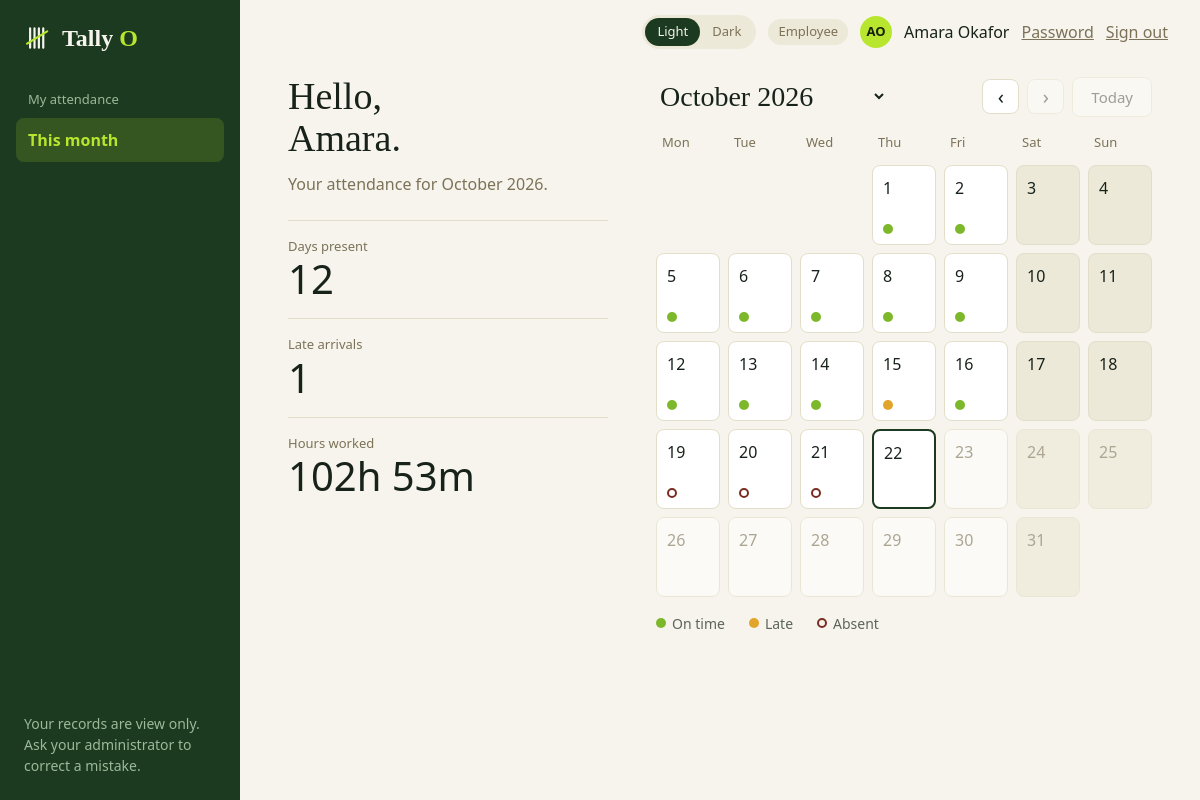
The app's page /portal (signed in) with its own data.
### tables this page shows
CREATE TABLE users (
    id            INTEGER PRIMARY KEY,
    username      TEXT    NOT NULL UNIQUE COLLATE NOCASE,  -- employees use their code
    full_name     TEXT    NOT NULL,
    role          TEXT    NOT NULL CHECK (role IN ('admin', 'hr', 'employee')),
    password_hash TEXT    NOT NULL,
    employee_id   INTEGER UNIQUE REFERENCES employees(id),
    is_active     INTEGER NOT NULL DEFAULT 1 CHECK (is_active IN (0, 1)),
    must_change_password INTEGER NOT NULL DEFAULT 0 CHECK (must_change_password IN (0, 1)),
    last_login_at TEXT,
    -- an employee account must point at an employee; the others must not
    CHECK ((role = 'employee') = (employee_id IS NOT NULL))
);

CREATE TABLE attendance (
    id          INTEGER PRIMARY KEY,
    employee_id INTEGER NOT NULL REFERENCES employees(id),
    work_date   TEXT    NOT NULL,
    check_in    TEXT    NOT NULL,
    check_out   TEXT,
    status      TEXT    NOT NULL CHECK (status IN ('on_time', 'late')),
    source      TEXT    NOT NULL DEFAULT 'card' CHECK (source IN ('card', 'manual')),
    note        TEXT,
    UNIQUE (employee_id, work_date),                    -- blocks duplicate records
    CHECK (check_out IS NULL OR check_out > check_in)   -- blocks invalid records
);

### portal.py (the view)
@bp.route("")
@employee_only
def home():
    conn, today = db.get_db(), date.today()
    employee_id = session["user"].get("employee_id")
    person = queries.get_employee(conn, employee_id) if employee_id else None
    if person is None:
        abort(403)
    joined_first = date.fromisoformat(person["joined_on"]).replace(day=1)
    first = max(queries.resolve_month(request.args.get("month"), today), min(joined_first, today.replace(day=1)))
    prev, nxt = queries.month_neighbours(first, today)
    if prev < joined_first:
        prev = None                                    # nothing exists before they joined
    return render_template(
        "portal_month.html", cal=queries.employee_calendar(conn, person["id"], first, today),
        first=first, month_label=first.strftime("%B %Y"), prev=prev, next_month=nxt,
        months=queries.month_options(joined_first, today), is_current=first == today.replace(day=1),
        first_name=person["full_name"].split()[0], person=person, **shell_context("This month"))

### app.py (called while the page is built)
@app.context_processor
def inject_globals():
    return {"APP_NAME": APP_NAME, "APP_TAGLINE": APP_TAGLINE,
            "csrf_token": auth.csrf_token, "safe_url": safe_url,
            "reader": reader.status()}

@app.after_request
def no_store_when_signed_in(response):
    if "user" in session and request.endpoint != "static":
        response.headers["Cache-Control"] = "no-store"
    return response

### auth.py (called while the page is built)
def csrf_token():
    if "csrf" not in session:
        session["csrf"] = secrets.token_hex(16)
    return session["csrf"]

def login_required(view):
    @wraps(view)
    def wrapped(*args, **kwargs):
        user = session.get("user")
        if not user:
            return redirect(url_for("auth.login"))
        row = get_db().execute("SELECT is_active, must_change_password FROM users WHERE id = ?",
                               (user["id"],)).fetchone()
        if row is None or not row["is_active"]:       # deactivated since they signed in
            session.clear()
            return redirect(url_for("auth.login"))
        if row["must_change_password"] and request.endpoint not in ("account.password", "auth.logout"):
            return redirect(url_for("account.password"))
        return view(*args, **kwargs)
    return wrapped

def role_required(*roles):
    def decorator(view):
        @wraps(view)
        @login_required
        def wrapped(*args, **kwargs):
            if session["user"]["role"] not in roles:
                abort(403)
            return view(*args, **kwargs)
        return wrapped
    return decorator

### db.py (called while the page is built)
def connect(path=DEFAULT_DB):
    Path(path).parent.mkdir(parents=True, exist_ok=True)
    conn = sqlite3.connect(str(path), isolation_level=None, timeout=10)  # we run transactions ourselves
    conn.row_factory = sqlite3.Row            # rows behave like dicts: row["name"]
    conn.execute("PRAGMA foreign_keys = ON")  # SQLite ignores foreign keys unless asked
    conn.execute("PRAGMA journal_mode = WAL") # readers don't block the writer
    return conn

def get_db():
    if "db" not in g:
        g.db = connect(current_app.config["DATABASE"])
    return g.db

### queries.py (called while the page is built)
def get_employee(db, employee_id):
    return db.execute("SELECT * FROM employees WHERE id = ?", (employee_id,)).fetchone()

def resolve_month(text, today):
    this_month = today.replace(day=1)
    m = _MONTH.match(text or "")
    if not m:
        return this_month
    first = date(int(m.group(1)), int(m.group(2)), 1)
    return min(max(first, date(2000, 1, 1)), this_month)

### templates/portal_month.html (shortened to what this page needs)
{% extends "app_shell.html" %}
{% block content %}
  <div class="portal-grid">
    <section>
      <h1 class="page-title">Hello,<br>{{ first_name }}.</h1>
      <p class="muted mt-3">Your attendance for {{ month_label }}.</p>
      <div class="portal-stats mt-5">
        <div class="stat"><div class="muted small">Days present</div><div class="stat-value">{{ cal.present }}</div></div>
        <div class="stat"><div class="muted small">Late arrivals</div><div class="stat-value">{{ cal.late }}</div></div>
        <div class="stat"><div class="muted small">Hours worked</div><div class="stat-value">{{ cal.hours }}</div></div>
      </div>
    </section>
    <section>
      <div class="cal-head-row">
        <form class="month-picker" method="get" action="{{ url_for('portal.home') }}">
          <select class="month-select" id="month" name="month" onchange="this.form.submit()">
            {% for value, label in months %}<option value="{{ value }}" {% if value == first.strftime('%Y-%m') %}selected{% endif %}>{{ label }}</option>{% endfor %}
          </select>
        </form>
        <div class="row gap-2">
          {% if prev %}<a class="btn btn-secondary btn-icon" href="{{ url_for('portal.home', month=prev.strftime('%Y-%m')) }}" aria-label="Previous month">‹</a>
          {% else %}<span class="btn btn-secondary btn-icon is-disabled" aria-disabled="true">‹</span>{% endif %}
          {% if next_month %}<a class="btn btn-secondary btn-icon" href="{{ url_for('portal.home', month=next_month.strftime('%Y-%m')) }}" aria-label="Next month">›</a>
          {% else %}<span class="btn btn-secondary btn-icon is-disabled" aria-disabled="true">›</span>{% endif %}
          {% if is_current %}<span class="btn btn-secondary is-disabled" aria-disabled="true">Today</span>
          {% else %}<a class="btn btn-secondary" href="{{ url_for('portal.home') }}">Today</a>{% endif %}
        </div>
      </div>
      <div class="cal" role="grid" aria-label="Attendance for {{ month_label }}">
        {% for name in ('Mon', 'Tue', 'Wed', 'Thu', 'Fri', 'Sat', 'Sun') %}<div class="cal-dow" role="columnheader">{{ name }}</div>{% endfor %}
        {% for week in cal.weeks %}{% for c in week %}
          {% if c %}
            <div class="cal-cell {{ 'is-weekend' if c.weekend }} {{ 'is-future' if c.state == 'future' }} {{ 'is-today' if c.today }}" role="gridcell"
                 {% if c.title %}title="{{ c.title }}"{% endif %}>
              <span>{{ c.day }}</span>
              {% if c.state == 'on_time' %}<span class="cal-dot dot-ok"></span><span class="visually-hidden">On time</span>
              {% elif c.state == 'late' %}<span class="cal-dot dot-late"></span><span class="visually-hidden">Late</span>
              {% elif c.state == 'absent' %}<span class="cal-dot dot-absent"></span><span class="visually-hidden">Absent</span>{% endif %}
            </div>
          {% else %}<div class="cal-blank"></div>{% endif %}
        {% endfor %}{% endfor %}
      </div>
      <div class="legend">
        <span><i class="cal-dot dot-ok"></i>On time</span>
        <span><i class="cal-dot dot-late"></i>Late</span>
        <span><i class="cal-dot dot-absent"></i>Absent</span>
      </div>
    </section>
  </div>
{% endblock %}

### templates/app_shell.html (shortened to what this page needs)
{% extends "base.html" %}
{% block head %}
  <link rel="stylesheet" href="{{ url_for('static', filename='css/dashboard.css') }}">
{% endblock %}
{% block body %}
<div class="shell">
  <aside class="sidebar">
    <a class="sidebar-brand" href="{{ url_for('home') }}">
      {% include "partials/logo.html" %}
    </a>
    <nav aria-label="Main menu">
      {% for group in nav %}
        <div class="nav-label">{{ group.label }}</div>
        {% for link in group.links %}
          <a class="nav-link" href="{{ link.href }}"
             {% if link.name == active %}aria-current="page"{% endif %}>{{ link.name }}</a>
        {% endfor %}
      {% endfor %}
    </nav>
    <div class="sidebar-footer">
      {% block sidebar_footer %}{% if role_key == 'hr' %}HR access is view and export only. Contact an admin to change employees or cards.{% elif role_key == 'employee' %}Your records are view only. Ask your administrator to correct a mistake.{% else %}<span class="dot {{ '' if reader.connected else 'dot-off' }}"></span> {{ reader.label }}{% endif %}{% endblock %}
    </div>
  </aside>
  <div class="main">
    <header class="topbar">
      {% include "partials/theme_toggle.html" %}
      <span class="pill">{{ role_label }}</span>
      <span class="avatar avatar-accent">{{ user_initials }}</span>
      <span>{{ user_name }}</span>
      <a class="muted" href="{{ safe_url('account.password') }}">Password</a>
      <form class="inline-form" method="post" action="{{ url_for('auth.logout') }}">
        <button class="link-button muted" type="submit">Sign out</button>
      </form>
    </header>
    <main class="content">
      {% block content %}{% endblock %}
    </main>
  </div>
</div>
{% endblock %}

### templates/base.html (shortened to what this page needs)
<!DOCTYPE html>
<html lang="en" data-theme="light">
<head>
  <link rel="stylesheet" href="{{ url_for('static', filename='css/base.css') }}">
  {% block head %}{% endblock %}
</head>
<body class="{% block body_class %}{% endblock %}">
  {% block body %}{% endblock %}
</body>
</html>

### templates/partials/logo.html
<span class="brand">
    <svg class="brand-mark" viewBox="0 0 64 64" fill="none" stroke="currentColor" stroke-width="5" stroke-linecap="round" aria-hidden="true">
        <path d="M14 10V54M24 10V54M34 10V54M44 10V54"/>
        <path class="brand-slash" d="M7 45L53 17"/>
    </svg>
    <span class="brand-name">{{ APP_NAME[:-1] }}
        <span>{{ APP_NAME[-1]|upper }}</span>
    </span>
</span>

### templates/partials/theme_toggle.html
<div class="theme-toggle" role="group" aria-label="Colour theme">
    <button type="button" data-theme-option="light" aria-pressed="false">Light</button>
    <button type="button" data-theme-option="dark" aria-pressed="false">Dark</button>
</div>

### static/css/dashboard.css (style rules this page uses)
.mt-5 { margin-top: var(--space-5); }
.small { font-size: 0.8125rem; }
:root, html[data-theme="light"] { --chart-ok: #7DB82A; --chart-low: #E2A52B; }
.btn-icon { padding: 0.4rem 0.9rem; font-size: 1.25rem; line-height: 1; }
.is-disabled { opacity: 0.4; pointer-events: none; }
.portal-grid { display: grid; grid-template-columns: minmax(13rem, 20rem) minmax(0, 1fr); gap: var(--space-7); align-items: start; }
.portal-stats .stat { padding: var(--space-4) 0; border-top: 1px solid var(--line); }
.stat-value { font-size: 2.5rem; line-height: 1.15; }
.cal-head-row { display: flex; align-items: center; justify-content: space-between; flex-wrap: wrap; gap: var(--space-3); margin-bottom: var(--space-4); }
.month-select { padding: 0.25rem 1.75rem 0.25rem 0; border: 0; background-color: transparent; color: var(--text); font-family: var(--font-serif); font-size: 1.75rem; cursor: pointer; }
.cal { display: grid; grid-template-columns: repeat(7, minmax(0, 1fr)); gap: 0.5rem; }
.cal-dow { padding: 0 0 0.25rem 0.375rem; font-size: 0.8125rem; color: var(--muted); }
.cal-cell { display: flex; flex-direction: column; justify-content: space-between; min-height: 5rem; padding: 0.625rem; background: var(--surface); border: 1px solid var(--line); border-radius: var(--radius-md); }
.cal-cell.is-weekend { background: var(--soft); }
.cal-cell.is-future { color: var(--muted); opacity: 0.6; }
.cal-cell.is-today { border: 2px solid var(--primary); }
.cal-dot { display: block; width: 0.625rem; height: 0.625rem; border-radius: 50%; }
.dot-ok { background: var(--chart-ok); }
.dot-late { background: var(--chart-low); }
.dot-absent { border: 2px solid var(--bad-fg); }
.legend { display: flex; flex-wrap: wrap; gap: var(--space-5); margin-top: var(--space-4); font-size: 0.875rem; color: var(--subtle); }
.legend span { display: inline-flex; align-items: center; gap: 0.375rem; }
.legend .cal-dot { display: inline-block; }

### records on screen
users: role "Employee"
attendance: day "1", status "on_time" (drawn)
attendance: day "2", status "on_time" (drawn)
attendance: day "5", status "on_time" (drawn)
attendance: day "6", status "on_time" (drawn)
attendance: day "7", status "on_time" (drawn)
attendance: day "8", status "on_time" (drawn)
attendance: day "9", status "on_time" (drawn)
attendance: day "12", status "on_time" (drawn)
attendance: day "13", status "on_time" (drawn)
attendance: day "14", status "on_time" (drawn)
attendance: day "15", status "late" (drawn)
attendance: day "16", status "on_time" (drawn)

### other values on screen
{{ APP_NAME[:-1] }} "Tally"
{{ APP_NAME[-1]|upper }} "O"
{{ group.label }} "My attendance"
{{ link.name }} "This month"
{{ user_initials }} "AO"
{{ user_name }} "Amara Okafor"
{{ first_name }} "Amara"
{{ month_label }} "October 2026"
{{ cal.present }} "12"
{{ cal.late }} "1"
{{ cal.hours }} "102h 53m"
{{ name }} "Mon" "Tue" "Wed" "Thu" "Fri" "Sat" "Sun"
{{ c.day }} "3" "4" "10" "11" "17" "18" "19" "20" "21" "22" "23" "24" "25" "26" "27" "28" "29" "30" "31"
form field month "October 2026"
